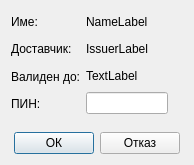
<?xml version="1.0" encoding="UTF-8"?>
<ui version="4.0">
 <class>PinPromptDialog</class>
 <widget class="QDialog" name="PinPromptDialog">
  <property name="geometry">
   <rect>
    <x>0</x>
    <y>0</y>
    <width>194</width>
    <height>165</height>
   </rect>
  </property>
  <property name="windowTitle">
   <string>PinPromptDialog</string>
  </property>
  <layout class="QVBoxLayout" name="verticalLayout_3">
   <item>
    <layout class="QHBoxLayout" name="horizontalLayout_3">
     <item>
      <spacer name="horizontalSpacer_5">
       <property name="orientation">
        <enum>Qt::Horizontal</enum>
       </property>
       <property name="sizeHint" stdset="0">
        <size>
         <width>40</width>
         <height>20</height>
        </size>
       </property>
      </spacer>
     </item>
     <item>
      <layout class="QVBoxLayout" name="verticalLayout">
       <item>
        <widget class="QLabel" name="label_2">
         <property name="minimumSize">
          <size>
           <width>0</width>
           <height>21</height>
          </size>
         </property>
         <property name="text">
          <string>Име:</string>
         </property>
        </widget>
       </item>
       <item>
        <widget class="QLabel" name="label_3">
         <property name="minimumSize">
          <size>
           <width>0</width>
           <height>21</height>
          </size>
         </property>
         <property name="text">
          <string>Доставчик:</string>
         </property>
        </widget>
       </item>
       <item>
        <widget class="QLabel" name="label_4">
         <property name="text">
          <string>Валиден до:</string>
         </property>
        </widget>
       </item>
       <item>
        <widget class="QLabel" name="label">
         <property name="text">
          <string>ПИН:</string>
         </property>
        </widget>
       </item>
      </layout>
     </item>
     <item>
      <layout class="QVBoxLayout" name="verticalLayout_2">
       <item>
        <widget class="QLabel" name="nameLabel">
         <property name="minimumSize">
          <size>
           <width>0</width>
           <height>21</height>
          </size>
         </property>
         <property name="text">
          <string>NameLabel</string>
         </property>
        </widget>
       </item>
       <item>
        <widget class="QLabel" name="issuerLabel">
         <property name="minimumSize">
          <size>
           <width>0</width>
           <height>21</height>
          </size>
         </property>
         <property name="text">
          <string>IssuerLabel</string>
         </property>
        </widget>
       </item>
       <item>
        <widget class="QLabel" name="expieryLabel">
         <property name="minimumSize">
          <size>
           <width>0</width>
           <height>21</height>
          </size>
         </property>
         <property name="text">
          <string>TextLabel</string>
         </property>
        </widget>
       </item>
       <item>
        <layout class="QHBoxLayout" name="horizontalLayout">
         <item>
          <widget class="QLineEdit" name="lineEdit"/>
         </item>
         <item>
          <spacer name="horizontalSpacer">
           <property name="orientation">
            <enum>Qt::Horizontal</enum>
           </property>
           <property name="sizeHint" stdset="0">
            <size>
             <width>40</width>
             <height>20</height>
            </size>
           </property>
          </spacer>
         </item>
        </layout>
       </item>
      </layout>
     </item>
     <item>
      <spacer name="horizontalSpacer_6">
       <property name="orientation">
        <enum>Qt::Horizontal</enum>
       </property>
       <property name="sizeHint" stdset="0">
        <size>
         <width>40</width>
         <height>20</height>
        </size>
       </property>
      </spacer>
     </item>
    </layout>
   </item>
   <item>
    <spacer name="verticalSpacer">
     <property name="orientation">
      <enum>Qt::Vertical</enum>
     </property>
     <property name="sizeType">
      <enum>QSizePolicy::Expanding</enum>
     </property>
     <property name="sizeHint" stdset="0">
      <size>
       <width>20</width>
       <height>0</height>
      </size>
     </property>
    </spacer>
   </item>
   <item>
    <layout class="QHBoxLayout" name="horizontalLayout_2">
     <item>
      <spacer name="horizontalSpacer_3">
       <property name="orientation">
        <enum>Qt::Horizontal</enum>
       </property>
       <property name="sizeHint" stdset="0">
        <size>
         <width>40</width>
         <height>20</height>
        </size>
       </property>
      </spacer>
     </item>
     <item>
      <widget class="QPushButton" name="okButton">
       <property name="text">
        <string>ОК</string>
       </property>
       <property name="default">
        <bool>true</bool>
       </property>
      </widget>
     </item>
     <item>
      <spacer name="horizontalSpacer_2">
       <property name="orientation">
        <enum>Qt::Horizontal</enum>
       </property>
       <property name="sizeType">
        <enum>QSizePolicy::Preferred</enum>
       </property>
       <property name="sizeHint" stdset="0">
        <size>
         <width>20</width>
         <height>20</height>
        </size>
       </property>
      </spacer>
     </item>
     <item>
      <widget class="QPushButton" name="cancelButton">
       <property name="text">
        <string>Отказ</string>
       </property>
       <property name="autoDefault">
        <bool>false</bool>
       </property>
      </widget>
     </item>
     <item>
      <spacer name="horizontalSpacer_4">
       <property name="orientation">
        <enum>Qt::Horizontal</enum>
       </property>
       <property name="sizeHint" stdset="0">
        <size>
         <width>40</width>
         <height>20</height>
        </size>
       </property>
      </spacer>
     </item>
    </layout>
   </item>
  </layout>
 </widget>
 <layoutdefault spacing="6" margin="11"/>
 <resources/>
 <connections/>
</ui>
